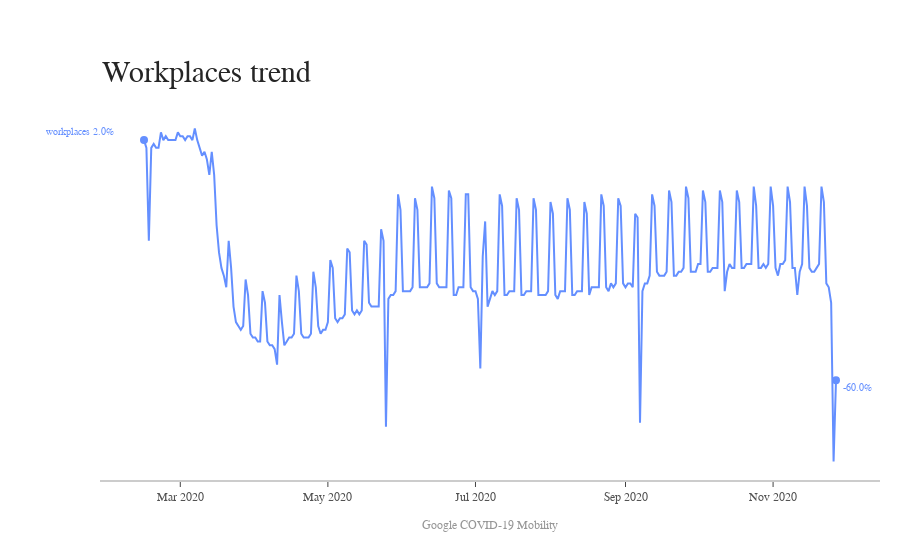

Notebook code for this chart:
### Code cell
rc,fig = plotTrend(Source = US_trend,
              title = 'Workplaces trend',
              isPercentage = True,
              dateColumnHeader = 'date',
              labels = ['workplaces_percent_change_from_baseline'],
              credits = source_google)
if rc:
    fig.show()

### Figure 1 — Plotly figure (JSON) as saved in the notebook; plotly's stock layout.template omitted (floating-point values rounded to 4 significant figures; data arrays with more than 128 entries replaced by an {"elided": "..."} marker saying what was removed)
{"data": [{"connectgaps": true, "line": {"color": "rgb(100,143,255)", "width": 2}, "mode": "lines", "name": "workplaces_percent_change_from_baseline", "type": "scatter", "x": {"elided": "287 str values"}, "y": {"elided": "287 int values"}}, {"marker": {"color": "rgb(100,143,255)", "size": 8}, "mode": "markers", "type": "scatter", "x": ["2020-02-15", "2020-11-27"], "y": [2, -60]}], "layout": {"annotations": [{"font": {"color": "rgb(100,143,255)", "family": "Arial", "size": 10}, "showarrow": false, "text": "workplaces 2.0%", "x": 0.02, "xanchor": "right", "xref": "paper", "y": 4, "yanchor": "middle"}, {"font": {"color": "rgb(100,143,255)", "family": "Arial", "size": 10}, "showarrow": false, "text": "-60.0%", "x": 0.95, "xanchor": "left", "xref": "paper", "y": -62, "yanchor": "middle"}, {"font": {"color": "rgb(37,37,37)", "family": "Arial", "size": 30}, "showarrow": false, "text": "Workplaces trend", "x": 0, "xanchor": "left", "xref": "paper", "y": 1.05, "yanchor": "bottom", "yref": "paper"}, {"font": {"color": "rgb(150,150,150)", "family": "Arial", "size": 12}, "showarrow": false, "text": "Google COVID-19 Mobility", "x": 0.5, "xanchor": "center", "xref": "paper", "y": -0.1, "yanchor": "top", "yref": "paper"}], "autosize": false, "margin": {"autoexpand": false, "l": 100, "r": 20, "t": 110}, "plot_bgcolor": "white", "showlegend": false, "xaxis": {"linecolor": "rgb(204, 204, 204)", "linewidth": 2, "showgrid": false, "showline": true, "showticklabels": true, "tickfont": {"color": "rgb(82, 82, 82)", "family": "Arial", "size": 12}, "ticks": "outside"}, "yaxis": {"showgrid": false, "showline": false, "showticklabels": false, "zeroline": false}}}
